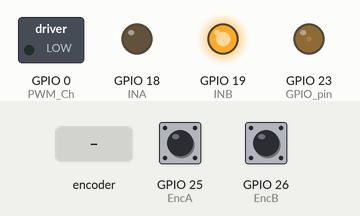
Simulated run of this sketch. Board: ESP32. On the bench: switched loads named in the sketch (green lamp = pin HIGH), output pins drawn as LEDs (lit = HIGH). The test bench sets the inputs (shaded band); at power-on: GPIO 25 (EncA) HIGH, GPIO 26 (EncB) HIGH. What the sketch prints to the serial monitor is not drawn.

Above: at 0.15 s.
At 1.2 s:
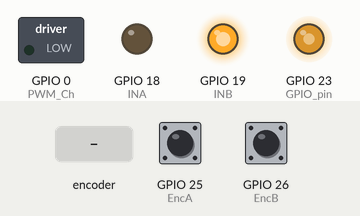
1.3 s: rotary encoder on GPIO 25 (EncA) / GPIO 26 (EncB) turned 2 steps (second pin leading)
At 2.9 s:
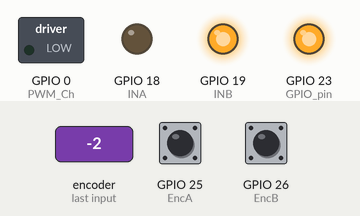
3.2 s: rotary encoder on GPIO 25 (EncA) / GPIO 26 (EncB) turned 2 steps (second pin leading)
Timing chart, 0 to 6.2 s (numbered marks = the images above; inputs shaded):
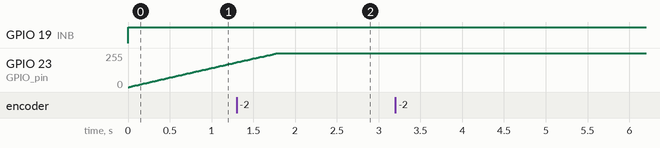

The sketch:

PIDMotorESP32_1_.ino
```cpp
// Pin Encoder dan Motor
const int EncA = 25;
const int EncB = 26;
const int INA = 18;
const int INB = 19;
const int GPIO_pin = 23;

// Setting PWM ESP32
const int PWM_Freq = 1000;
const int PWM_Res = 8;
const int PWM_Ch = 0;
int dutyCycle = 0;

// Setting PID
double error = 0;
double prevError = 0;
double integral = 0;
double derivative = 0;

const float Kp = 0.1; // Parameter Kp
const float Ki = 0;    // Parameter Ki
const float Kd = 0.001;    // Parameter Kd

double currTime;
double deltaTime;
double prevTime;
double p;
double i;
double d;

int motorPWM = 0;
int rpm = 0;
int targetRPM = 30;

// Variabel Baca Encoder
volatile int pulse = 0;
volatile int lastPulse = 0;

void setup(){
  Serial.begin(9600);
  pinMode(EncA, INPUT_PULLUP);
  pinMode(EncB, INPUT_PULLUP);
  pinMode(PWM_Ch, OUTPUT);
  pinMode(INA, OUTPUT);
  pinMode(INB, OUTPUT);
  attachInterrupt(digitalPinToInterrupt(EncA), nilai_encoder, RISING);

  // Setup PWM ESP32
  ledcAttachPin(GPIO_pin, PWM_Ch);
  ledcSetup(PWM_Ch, PWM_Freq, PWM_Res);
}

void loop(){
  rpm = static_cast<int>((double)pulse / 136.0 * 60.0 * 10.0);
  pulse = 0;
  PID();

  digitalWrite (INA, LOW);
  digitalWrite (INB, HIGH);
  ledcWrite(PWM_Ch, dutyCycle);

  Serial.print("RPM: ");
  Serial.print(rpm);
  Serial.print(", Target: ");
  Serial.println(targetRPM);
}

void PID() {
  currTime = millis();
  deltaTime = (double)(currTime - prevTime);
  error = targetRPM - rpm;
  integral += error * deltaTime;
  derivative = (error - prevError) / deltaTime;
  prevError = error;
  prevTime = currTime;

  p = Kp * error;
  i = Ki * integral;
  d = Kd * derivative;

  // Introduce saturation limits
  int pid = p + i + d;
  dutyCycle += constrain(pid, -10, 10);
  dutyCycle = constrain(dutyCycle, 0, 255);
}


void nilai_encoder(){
  int b = digitalRead(EncB);
  if(b>0){
    pulse--;
  }
  else {
    pulse++;
  }
  lastPulse = b;
}
```

Measured:
- after the input at 3.2 s, every drawn part: stays the same
